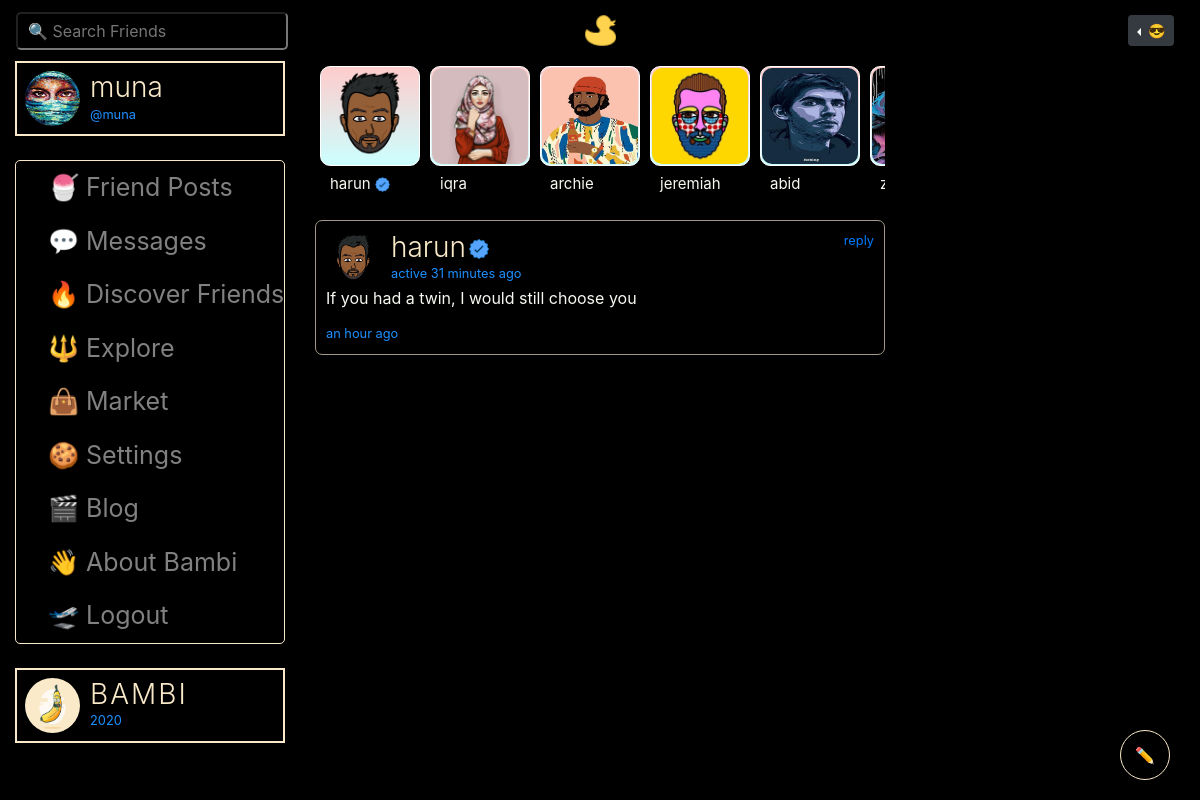
The app's page /messages (signed in) with its own data.
### bambiv3/models.py (models this page shows, shortened)
class User(db.Model, UserMixin):
	id = db.Column(db.Integer, primary_key=True)
	username = db.Column(db.String(20), unique=True, nullable=False)
	email = db.Column(db.String(120), unique=True, nullable=False)
	image_file = db.Column(db.String(20), nullable=False, default='default.jpg')
	password = db.Column(db.String(60), nullable=False)
	last_seen = db.Column(db.DateTime, default=datetime.utcnow)
	department = db.Column(db.String(20), nullable=False)
	student_number = db.Column(db.Integer(), unique=True, nullable=False)
	age = db.Column(db.Integer(), nullable=False)
	country = db.Column(db.String(20), nullable=False)
	hobby = db.Column(db.String(20), nullable=False)
	bio = db.Column(db.String(120), nullable=True)
	private = db.Column(db.Boolean, default=False, nullable=False)
	posts = db.relationship('Post', backref='author', lazy=True)
	products = db.relationship('Product', backref='author', lazy=True)
	followed = db.relationship(
		'User', secondary=followers,
		primaryjoin=(followers.c.follower_id == id),
		secondaryjoin=(followers.c.followed_id == id),
		backref=db.backref('followers', lazy='dynamic'), lazy='dynamic')
	messages_sent = db.relationship('Message',
									foreign_keys='Message.sender_id',
									backref='author', lazy='dynamic')
	messages_received = db.relationship('Message',
										foreign_keys='Message.recipient_id',
										backref='recipient', lazy='dynamic')
	last_message_read_time = db.Column(db.DateTime)
	def new_messages(self):
		last_read_time = self.last_message_read_time or datetime(1900, 1, 1)
		return Message.query.filter_by(recipient=self).filter(
			Message.timestamp > last_read_time).count()

class Message(db.Model):
    id = db.Column(db.Integer, primary_key=True)
    sender_id = db.Column(db.Integer, db.ForeignKey('user.id'))
    recipient_id = db.Column(db.Integer, db.ForeignKey('user.id'))
    body = db.Column(db.Text) #db.String(140)
    timestamp = db.Column(db.DateTime, index=True, default=datetime.utcnow)

### bambiv3/routes.py (the view)
@app.route('/messages')
@login_required
def messages():
	current_user.last_message_read_time = datetime.utcnow()
	db.session.commit()
	messages = current_user.messages_received.order_by(m.timestamp.desc())
	users = User.query.all()
	return render_template('messages.html', messages=messages, users=users)

### bambiv3/models.py (called while the page is built)
@login_manager.user_loader
def load_user(user_id):
	return User.query.get(int(user_id))

### bambiv3/routes.py (called while the page is built)
@app.before_request
def before_request():
	if current_user.is_authenticated:
		current_user.last_seen = datetime.utcnow()
		db.session.commit()

### bambiv3/templates/messages.html (shortened to what this page needs)
{% extends "layout.html" %}
{% block content %}
<div class="container-fluid">
  <div class="row">
    <div class="col-lg-3 d-none d-lg-block">
      {% if current_user.is_authenticated %}
      <header style="color:#F9E9C8;border:2px solid #F9E9C8;padding:8px;cursor:pointer;">
        <img src="{{ url_for('static', filename='profile_pics/' + current_user.image_file) }}" alt="default profile" class="profile-thumbnail">
        <div class="profile-name">
          <h3>{{current_user.username}}</h3>
          <small>@{{current_user.email.split("@")[0] | lower}}</small>
        </div>
      </header>
      <br>
    <div class="menu" style="border:1px solid #F9E9C8;border-radius: 5px;">
      <a class="dropdown-item" href="{{ url_for('f_posts') }}"> 🍧 Friend Posts</a>
       <a class="dropdown-item" href="{{ url_for('messages') }}"> 💬 Messages {% set new_messages = current_user.new_messages() %}</a>
      <a class="dropdown-item" href="{{ url_for('discover') }}"> 🔥 Discover Friends</a>
      <a class="dropdown-item" href="{{ url_for('explore') }}"> 🔱 Explore</a>
      <a class="dropdown-item" href="{{ url_for('market') }}"> 👜 Market</a>
      <a class="dropdown-item" href="{{ url_for('account') }}"> 🍪 Settings</a>
      <a class="dropdown-item" href="{{ url_for('blog') }}"> 🎬 Blog</a>
      <a class="dropdown-item" href="{{ url_for('about') }}"> 👋 About Bambi</a>
      <a class="dropdown-item" href="{{ url_for('logout') }}"> 🛫 Logout</a>
    </div>
  <br>
  <header style="color:#F9E9C8;border:2px solid #F9E9C8;padding:8px;">
    <img src="{{ url_for('static', filename='profile_pics/' + 'logod.png') }}" alt="logo" class="profile-thumbnail">
    <div class="profile-name">
      <h3 class="logo">BAMBI</h3>
      <small id="year"></small>
    </div>
  </header>
  {% endif %}
</div>
    <div class="col-lg-6">
          {% if current_user.is_authenticated %}
          <section class="cardi scroll">
            {% for user in users if user != current_user %}
            <div class="others">
            <div class="card--content"><a href="{{ url_for('send_message',recipient=user.username) }}"><img src="{{ url_for('static', filename='profile_pics/' + user.image_file) }}" alt=""></a>
            </div>
            <small style="font-size:15px;color:#f8f8f2;padding-left:15px">
            {{user.username.lower()}}
            {% if user.username in ["harun" , "bambi"] %}<img src="{{ url_for('static', filename='profile_pics/' + 'correct.png') }}" style="width:15px;height:15px;">{% endif %}
          </small>
            </div>
            {% endfor %}
          </section>
          <br>
          {% endif %}
   {% for message in messages %}
    <div class="post">
      <header>
          <img src="{{ url_for('static', filename='profile_pics/' + message.author.image_file) }}" alt="profile pic" class="profile-thumbnail">
          <div class="profile-name">
            <h3 data-toggle="popover"><a href="{{url_for('user_posts', username=message.author.username)}}" style="color:#F9E9C8;">{{message.author.username}}
             {% if message.author.username in ["harun" , "bambi"] %}<img src="{{ url_for('static', filename='profile_pics/' + 'correct.png') }}" style="width:20px;height:20px;margin-left: -5px;">{% endif %}
           </a></h3>
            <small>active {{ moment(message.author.last_seen).fromNow() }}</small>
          </div>
          <div class="follow-btn">
            <small><a href="{{ url_for('send_message',recipient=message.author.username) }}" style="text-decoration:none;">reply</a></small>
          </div>
        </header>
        <div id="inner">
          <p>{{message.body | safe | urlize(40, target='_blank')}}</p>
        </div>
        <footer>
            <div class="Retweets">
               <small class="date">{{ moment(message.timestamp).fromNow() }}</small>
            </div>
        </footer>
    </div>
    <br>
  {% endfor %}
</div>
{% endblock content %}

### bambiv3/static/main.css (style rules this page uses)
body { background:#000; color: #F9E9C8; }
.logo { color:#F9E9C8; letter-spacing:2px; }
.about span, small { color:#1e90ff; }
h3 { font-weight: 300; }

### bambiv3/templates/messages.html (style rules this page uses)
header, footer { display: flex; flex-direction: row; }
header .profile-thumbnail { width: 55px; height: 55px; border-radius: 50%; }
header .profile-name { display: flex; flex-direction:column; margin-left: 10px; }
header .follow-btn { display: flex; margin: 0 0 0 auto; }
header h3, header h4 { display: flex; margin: 0; }
#inner p { margin-bottom: 10px; font-size: 16px; color:#f8f8f2; }
.post { border: 1px solid #a0998a; padding: 10px; border-radius: 7px; }
.menu a { padding: 8px 8px 8px 32px; text-decoration: none; font-size: 25px; color: #818181; display: block; transition: 0.3s; }
.cardi { background: #000; overflow-x: auto; display: flex; flex-wrap: nowrap; }
.scroll img { width:100%; height:100%; border-radius:10px; }
.card--content { background: linear-gradient(#ffcccc,#ccffff); width: 100px; height: 100px; margin: 5px; border-radius:10px; border:1px solid #fff; border-radius:10px; padding:1px; flex: 0 0 auto; }

### records on screen
User: image_file (picture), username "muna", email "muna"
User: image_file (picture), username "harun", last_seen "31 minutes ago"
User: image_file (picture), username "iqra"
User: image_file (picture), username "archie"
User: image_file (picture), username "jeremiah"
User: image_file (picture), username "abid"
User: image_file (picture)
Message: image_file (picture), author.username "harun", body "If you had a twin, I would still choose you", timestamp "an hour ago"
